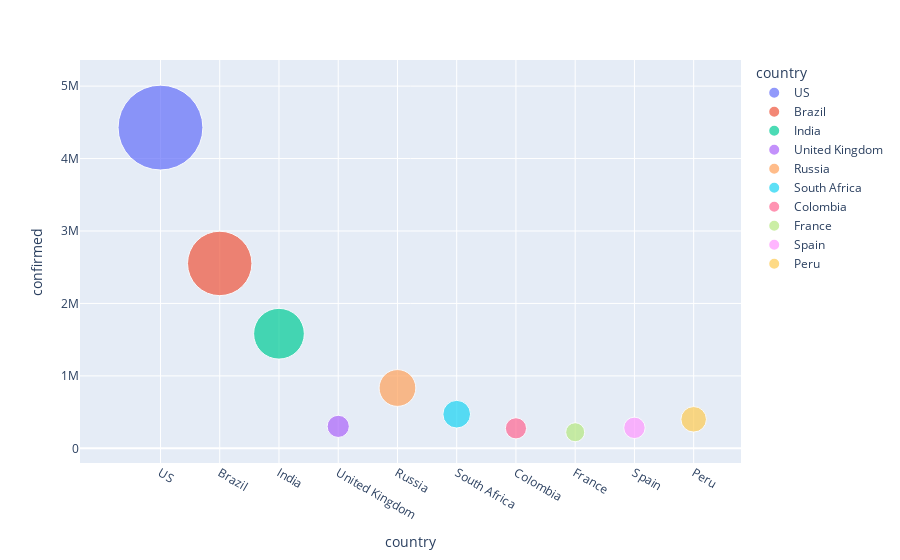

This figure's notebook cell:
### Code cell
fig = px.scatter(sorted_countries.head(10),x='country',y='confirmed',size='confirmed',
                 color='country',hover_name='country',size_max=60)
fig.update_layout()
fig.show()

### Figure 1 — Plotly figure (JSON) as saved in the notebook; plotly's stock layout.template omitted (floating-point values rounded to 4 significant figures)
{"data": [{"hovertemplate": "<b>%{hovertext}</b><br><br>country=%{x}<br>confirmed=%{marker.size}<extra></extra>", "hovertext": ["US"], "legendgroup": "US", "marker": {"color": "#636efa", "size": [4427493], "sizemode": "area", "sizeref": 1230.0, "symbol": "circle"}, "mode": "markers", "name": "US", "orientation": "v", "showlegend": true, "type": "scatter", "x": ["US"], "xaxis": "x", "y": [4427493], "yaxis": "y"}, {"hovertemplate": "<b>%{hovertext}</b><br><br>country=%{x}<br>confirmed=%{marker.size}<extra></extra>", "hovertext": ["Brazil"], "legendgroup": "Brazil", "marker": {"color": "#EF553B", "size": [2552265], "sizemode": "area", "sizeref": 1230.0, "symbol": "circle"}, "mode": "markers", "name": "Brazil", "orientation": "v", "showlegend": true, "type": "scatter", "x": ["Brazil"], "xaxis": "x", "y": [2552265], "yaxis": "y"}, {"hovertemplate": "<b>%{hovertext}</b><br><br>country=%{x}<br>confirmed=%{marker.size}<extra></extra>", "hovertext": ["India"], "legendgroup": "India", "marker": {"color": "#00cc96", "size": [1582028], "sizemode": "area", "sizeref": 1230.0, "symbol": "circle"}, "mode": "markers", "name": "India", "orientation": "v", "showlegend": true, "type": "scatter", "x": ["India"], "xaxis": "x", "y": [1582028], "yaxis": "y"}, {"hovertemplate": "<b>%{hovertext}</b><br><br>country=%{x}<br>confirmed=%{marker.size}<extra></extra>", "hovertext": ["United Kingdom"], "legendgroup": "United Kingdom", "marker": {"color": "#ab63fa", "size": [303063], "sizemode": "area", "sizeref": 1230.0, "symbol": "circle"}, "mode": "markers", "name": "United Kingdom", "orientation": "v", "showlegend": true, "type": "scatter", "x": ["United Kingdom"], "xaxis": "x", "y": [303063], "yaxis": "y"}, {"hovertemplate": "<b>%{hovertext}</b><br><br>country=%{x}<br>confirmed=%{marker.size}<extra></extra>", "hovertext": ["Russia"], "legendgroup": "Russia", "marker": {"color": "#FFA15A", "size": [832993], "sizemode": "area", "sizeref": 1230.0, "symbol": "circle"}, "mode": "markers", "name": "Russia", "orientation": "v", "showlegend": true, "type": "scatter", "x": ["Russia"], "xaxis": "x", "y": [832993], "yaxis": "y"}, {"hovertemplate": "<b>%{hovertext}</b><br><br>country=%{x}<br>confirmed=%{marker.size}<extra></extra>", "hovertext": ["South Africa"], "legendgroup": "South Africa", "marker": {"color": "#19d3f3", "size": [471123], "sizemode": "area", "sizeref": 1230.0, "symbol": "circle"}, "mode": "markers", "name": "South Africa", "orientation": "v", "showlegend": true, "type": "scatter", "x": ["South Africa"], "xaxis": "x", "y": [471123], "yaxis": "y"}, {"hovertemplate": "<b>%{hovertext}</b><br><br>country=%{x}<br>confirmed=%{marker.size}<extra></extra>", "hovertext": ["Colombia"], "legendgroup": "Colombia", "marker": {"color": "#FF6692", "size": [276055], "sizemode": "area", "sizeref": 1230.0, "symbol": "circle"}, "mode": "markers", "name": "Colombia", "orientation": "v", "showlegend": true, "type": "scatter", "x": ["Colombia"], "xaxis": "x", "y": [276055], "yaxis": "y"}, {"hovertemplate": "<b>%{hovertext}</b><br><br>country=%{x}<br>confirmed=%{marker.size}<extra></extra>", "hovertext": ["France"], "legendgroup": "France", "marker": {"color": "#B6E880", "size": [222469], "sizemode": "area", "sizeref": 1230.0, "symbol": "circle"}, "mode": "markers", "name": "France", "orientation": "v", "showlegend": true, "type": "scatter", "x": ["France"], "xaxis": "x", "y": [222469], "yaxis": "y"}, {"hovertemplate": "<b>%{hovertext}</b><br><br>country=%{x}<br>confirmed=%{marker.size}<extra></extra>", "hovertext": ["Spain"], "legendgroup": "Spain", "marker": {"color": "#FF97FF", "size": [282641], "sizemode": "area", "sizeref": 1230.0, "symbol": "circle"}, "mode": "markers", "name": "Spain", "orientation": "v", "showlegend": true, "type": "scatter", "x": ["Spain"], "xaxis": "x", "y": [282641], "yaxis": "y"}, {"hovertemplate": "<b>%{hovertext}</b><br><br>country=%{x}<br>confirmed=%{marker.size}<extra></extra>", "hovertext": ["Peru"], "legendgroup": "Peru", "marker": {"color": "#FECB52", "size": [400683], "sizemode": "area", "sizeref": 1230.0, "symbol": "circle"}, "mode": "markers", "name": "Peru", "orientation": "v", "showlegend": true, "type": "scatter", "x": ["Peru"], "xaxis": "x", "y": [400683], "yaxis": "y"}], "layout": {"legend": {"itemsizing": "constant", "title": {"text": "country"}, "tracegroupgap": 0}, "margin": {"t": 60}, "xaxis": {"anchor": "y", "categoryarray": ["US", "Brazil", "India", "United Kingdom", "Russia", "South Africa", "Colombia", "France", "Spain", "Peru"], "categoryorder": "array", "domain": [0, 1], "title": {"text": "country"}}, "yaxis": {"anchor": "x", "domain": [0, 1], "title": {"text": "confirmed"}}}}
